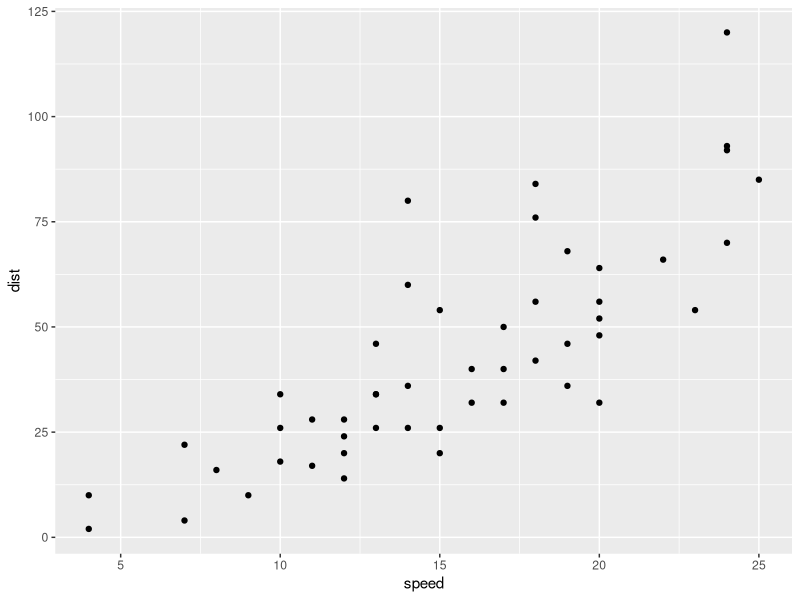
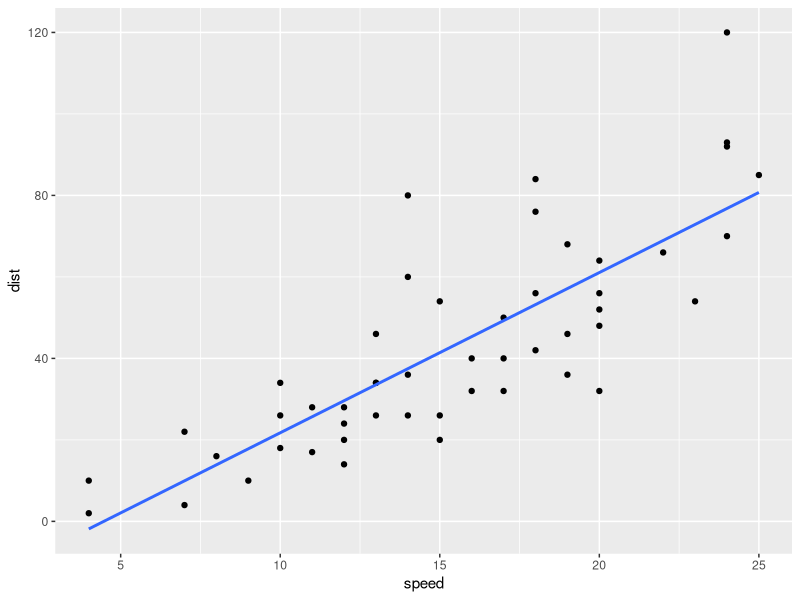
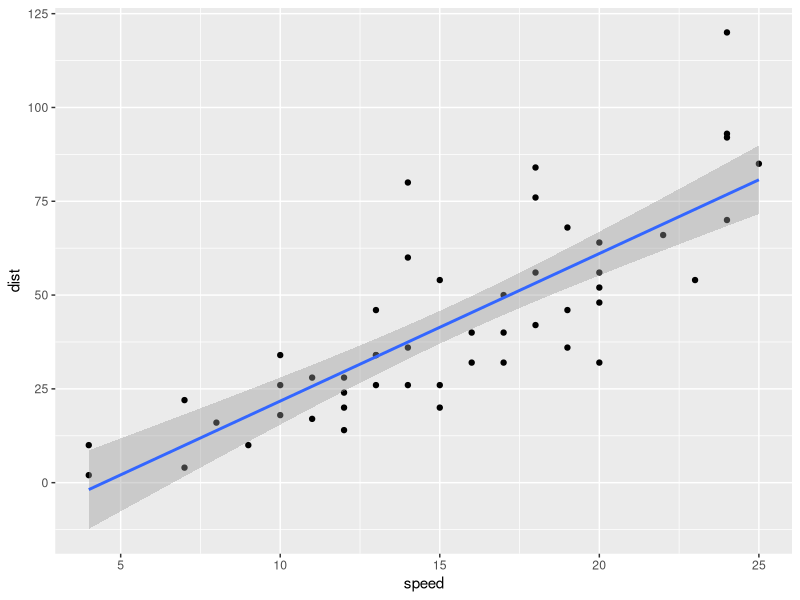

Source code (R) for these figures, in order:
## ---- chunk 1
knitr::opts_chunk$set(echo = TRUE)
## ---- chunk 2
library(tidyverse)
summary(cars)

#plot

cars %>% 
  ggplot(aes(x = speed, y = dist)) + geom_point()

#Correlate
cars %>% 
summarize(r = cor(speed, dist))

#Linear Regression and Plot
lm_speed_dist <- lm(formula = dist ~ speed, data = cars)
summary(lm_speed_dist)

#distance = -17.58 + (3.93)(speed)

cars %>% 
  ggplot(aes(x = speed, y = dist)) + geom_point() + geom_smooth(method = "lm", se = FALSE)

#LM plot with standard error lines

cars %>% 
  ggplot(aes(x = speed, y = dist)) + geom_point() + geom_smooth(method = "lm")

